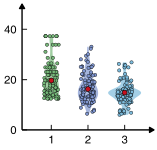

The R source for this figure:
rm(list = ls())
library(rstudioapi)
library(deSolve)
library(ggplot2)
library(R2OpenBUGS)
currentPath <- getSourceEditorContext()$path
charLocations <- gregexpr('/',currentPath)[[1]]
currentPath <- substring(currentPath,1,charLocations[length(charLocations)]-1)
setwd(currentPath)

##==== Function ====##
theme_custom <- function(){
  myTheme <- theme(panel.background = element_blank(),
                   panel.grid = element_blank(),
                   legend.position = 'none',
                   plot.margin = margin(3,3,3,3),
                   plot.background = element_blank(),
                   axis.ticks = element_line(linewidth = 0.4),
                   axis.ticks.length = unit(-0.25,'lines'),
                   axis.line.x.bottom = element_line(linewidth = 0.7,arrow = arrow(length = unit(0.05,'inches'),ends = 'last',type = 'closed')),
                   axis.line.y.left = element_line(linewidth = 0.7,arrow = arrow(length = unit(0.05,'inches'),ends = 'last',type = 'closed')),
                   axis.title.y = element_blank(),
                   axis.title.x = element_blank(),
                   axis.text.y = element_text(size = 8,margin = margin(0,4,0,0),color = '#000000'),
                   axis.text.x = element_text(size = 8,margin = margin(4,0,0,0),color = '#000000'))
  return(myTheme)
}
##==== Function ====##

dataMatrix <- read.csv('ExampleResults.csv')
medianMatrix <- data.frame()
for(i in seq(1,3)){
  selectIDs <- which(dataMatrix$SpeciesNum == i)
  tempDataMatrix <- dataMatrix[selectIDs,]
  tempDataMatrix <- tempDataMatrix[order(tempDataMatrix$RelativeHysteresis),]
  medianMatrix <- rbind(medianMatrix,tempDataMatrix[51,])
}
selectIDs <- which(dataMatrix$RelativeHysteresis > 0)
dataMatrix <- dataMatrix[selectIDs,]

# Draw
Fig <- ggplot()+
  geom_violin(data = dataMatrix,mapping = aes(x = SpeciesNum,y = RelativeHysteresis,fill = as.factor(SpeciesNum)),color = NA,alpha = 0.7)+
  geom_jitter(data = dataMatrix,mapping = aes(x = SpeciesNum,y = RelativeHysteresis,fill = as.factor(SpeciesNum)),shape = 21,size = 1,stroke = 0.2,color = '#000000',width = 0.2)+
  geom_point(data = medianMatrix,mapping = aes(x = SpeciesNum,y = RelativeHysteresis),shape = 21,size = 1.5,stroke = 0.3,color = '#000000',fill = '#c4101d')+
  scale_x_continuous(limits = c(0.2,3.8),breaks = c(1,2,3),expand = c(0,0))+
  scale_y_continuous(limits = c(0,50),breaks = c(0,20,40),labels = c('0','20','40'),expand = c(0,0))+
  scale_fill_manual(values = c('#76b879','#7e95cf','#7bbadb'))+
  theme_custom()
outputFileName <- 'Fig_b-1.pdf'
pdf(file <- outputFileName,width = 1.58,height = 1.5)
print(Fig)
dev.off()
